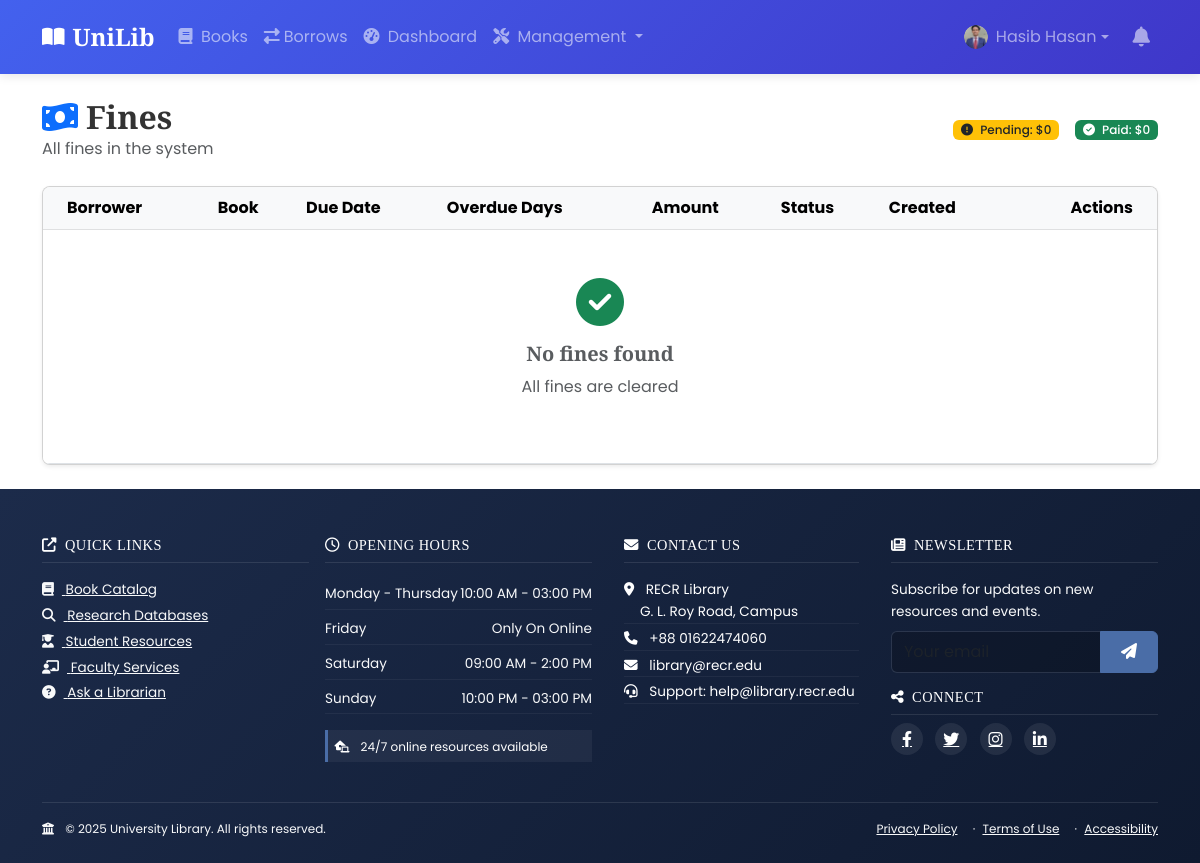
Before: /transactions/fines/ (signed in) with the older database file.
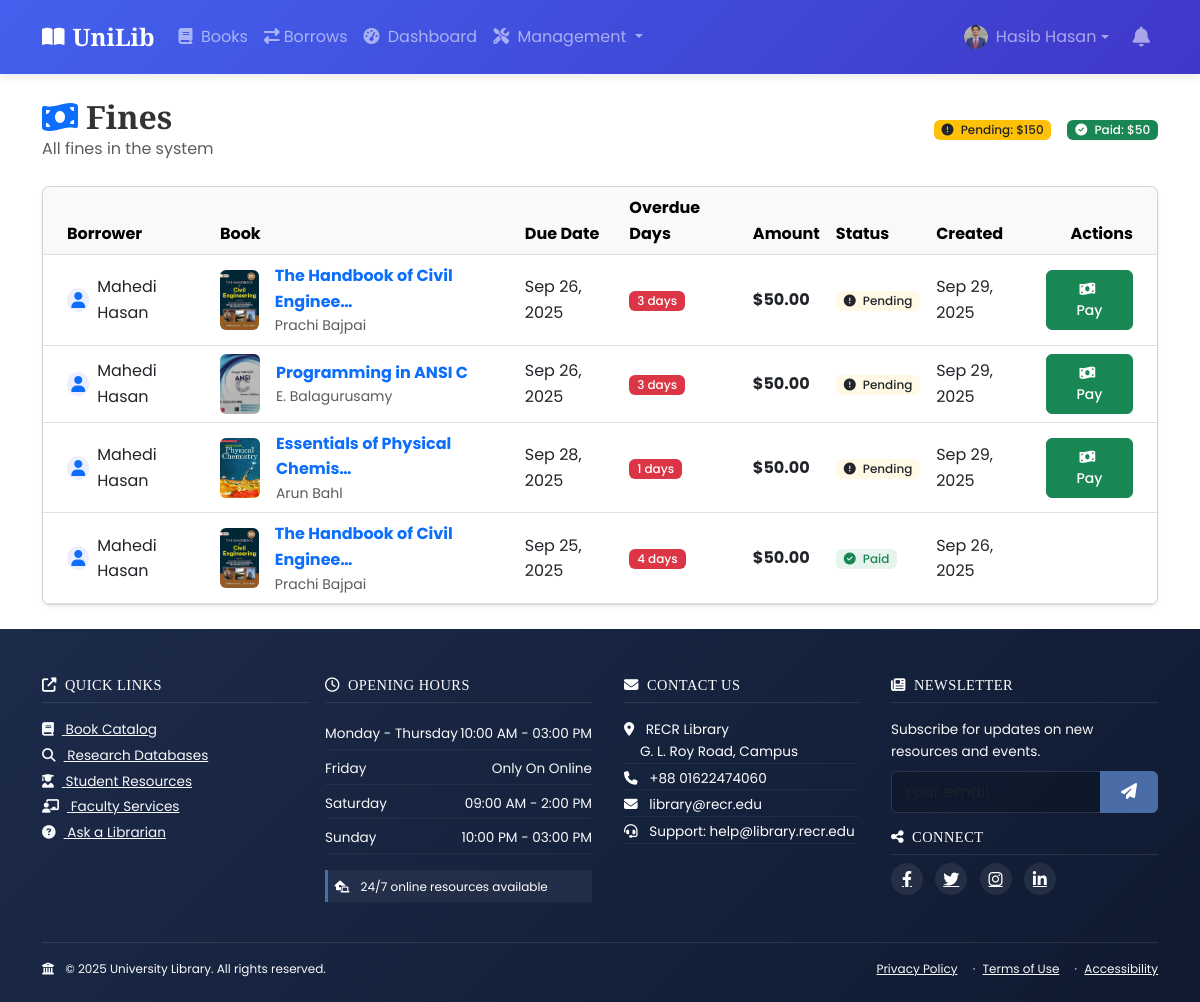
After: the same page with the newer database file.
### transactions/models.py (models this page shows, shortened)
class Fine(models.Model):
    user = models.ForeignKey(User, on_delete=models.CASCADE, related_name='fines')
    borrow = models.OneToOneField(Borrow, on_delete=models.CASCADE, related_name='fine')
    amount = models.DecimalField(max_digits=10, decimal_places=2, validators=[MinValueValidator(0)])
    created_at = models.DateTimeField(auto_now_add=True)
    paid_at = models.DateTimeField(null=True, blank=True)
    is_paid = models.BooleanField(default=False)

class Borrow(models.Model):
    user = models.ForeignKey(User, on_delete=models.CASCADE, related_name='borrows')
    book = models.ForeignKey(Book, on_delete=models.CASCADE, related_name='borrows')
    issued_by = models.ForeignKey(User, on_delete=models.SET_NULL, null=True, related_name='issued_borrows')
    issue_date = models.DateField(auto_now_add=True)
    due_date = models.DateField()
    return_date = models.DateField(null=True, blank=True)
    is_returned = models.BooleanField(default=False)
    @property
    def is_overdue(self):
        return not self.is_returned and timezone.now().date() > self.due_date
    @property
    def overdue_days(self):
        if self.is_overdue:
            return (timezone.now().date() - self.due_date).days
        return 0
    def check_and_create_fine(self):
        if self.is_overdue and not hasattr(self, 'fine'):
            fine_amount = 50
            Fine.objects.get_or_create(
                borrow=self,
                defaults={
                    'user': self.user,
                    'amount': fine_amount,
                    'is_paid': False
                }
            )

### accounts/models.py (models this page shows, shortened)
class User(AbstractUser):
    email = models.EmailField(unique=True)
    class Role(models.TextChoices):
        ADMIN = 'ADMIN', _('Admin')
        LIBRARIAN = 'LIBRARIAN', _('Librarian')
        STUDENT = 'STUDENT', _('Student')
        FACULTY = 'FACULTY', _('Faculty')
    role = models.CharField(max_length=10, choices=Role.choices, default=Role.STUDENT)
    university_id = models.CharField(max_length=20, unique=True)
    phone = models.CharField(max_length=15, blank=True)
    address = models.TextField(blank=True)
    profile_picture = models.ImageField(upload_to='profile_pics/', blank=True, null=True)
    def is_admin(self):
        return self.role == self.Role.ADMIN
    def is_librarian(self):
        return self.role == self.Role.LIBRARIAN
    def get_profile_picture(self):
        if self.profile_picture and hasattr(self.profile_picture, 'url'):
            return self.profile_picture.url
        return '/static/images/default_profile.png'

### books/models.py (models this page shows, shortened)
class Book(models.Model):
    title = models.CharField(max_length=200)
    author = models.CharField(max_length=100)
    isbn = models.CharField('ISBN', max_length=13, unique=True)
    publisher = models.CharField(max_length=100, blank=True)
    category = models.ForeignKey(Category, on_delete=models.SET_NULL, null=True)
    publication_date = models.DateField(null=True, blank=True)
    total_copies = models.PositiveIntegerField(default=1)
    available_copies = models.PositiveIntegerField(default=1)
    cover_image = models.ImageField(upload_to='book_covers/', blank=True, null=True)
    description = models.TextField(blank=True)
    created_at = models.DateTimeField(auto_now_add=True)
    updated_at = models.DateTimeField(auto_now=True)
    class Meta:
        ordering = ['title']

### transactions/views.py (the view)
# urls.py: path('fines/', FineListView.as_view(), name='fine-list'),
class FineListView(LoginRequiredMixin, ListView):
    model = Fine
    template_name = 'transactions/fine_list.html'
    context_object_name = 'fines'
    def get_queryset(self):
        overdue_borrows = Borrow.objects.filter(
            is_returned=False,
            due_date__lt=timezone.now().date()
        )
        for borrow in overdue_borrows:
            borrow.check_and_create_fine()
        if self.request.user.is_admin or self.request.user.is_librarian:
            return Fine.objects.all().order_by('-created_at')
        return Fine.objects.filter(user=self.request.user).order_by('-created_at')
    def get_context_data(self, **kwargs):
        context = super().get_context_data(**kwargs)
        queryset = self.get_queryset()
        total_pending_fines = queryset.filter(is_paid=False).aggregate(
            total=Sum('amount')
        )['total'] or 0
        total_paid_fines = queryset.filter(is_paid=True).aggregate(
            total=Sum('amount')
        )['total'] or 0
        context['total_pending_fines'] = total_pending_fines
        context['total_paid_fines'] = total_paid_fines
        return context

### notifications/utils.py (called while the page is built)
def notification_count(request):
    if request.user.is_authenticated:
        count = Notification.objects.filter(user=request.user, is_read=False).count()
        return {'unread_notification_count': count}
    return {}

### transactions/templates/transactions/fine_list.html (shortened to what the changed rows need)
{% extends 'base.html' %}
{% block content %}
<div class="container py-4 animate__animated animate__fadeIn">
    <div class="d-flex justify-content-between align-items-center mb-4">
        <div>
            <h2 class="mb-0">
                <i class="fas fa-money-bill-wave me-2 text-primary"></i>Fines
            </h2>
        </div>
        <div class="d-flex align-items-center">
            <span class="badge bg-warning text-dark me-3">
                <i class="fas fa-exclamation-circle me-1"></i> Pending: ${{ total_pending_fines }}
            </span>
            <span class="badge bg-success">
                <i class="fas fa-check-circle me-1"></i> Paid: ${{ total_paid_fines }}
            </span>
        </div>
    </div>
    <div class="card shadow-sm">
        <div class="card-body p-0">
            <div class="table-responsive">
                <table class="table table-hover align-middle mb-0">
                    <thead class="table-light">
                        <tr>
                            {% if request.user.is_admin or request.user.is_librarian %}
                            <th class="ps-4">Borrower</th>
                            {% endif %}
                            <th>Book</th>
                            <th>Due Date</th>
                            <th>Overdue Days</th>
                            <th>Amount</th>
                            <th>Status</th>
                            <th>Created</th>
                            {% if request.user.is_admin or request.user.is_librarian %}
                            <th class="pe-4 text-end">Actions</th>
                            {% endif %}
                        </tr>
                    </thead>
                    <tbody>
                        {% for fine in fines %}
                        <tr class="{% if fine.is_paid %}bg-success-10{% else %}bg-warning-10{% endif %}">
                            {% if request.user.is_admin or request.user.is_librarian %}
                            <td class="ps-4">
                                <div class="d-flex align-items-center">
                                    <div class="avatar avatar-sm me-2">
                                        <i class="fas fa-user text-primary"></i>
                                    </div>
                                    {{ fine.user.get_full_name }}
                                </div>
                            </td>
                            {% endif %}
                            <td>
                                <div class="d-flex align-items-center">
                                    {% if fine.borrow.book.cover_image %}
                                    <img src="{{ fine.borrow.book.cover_image.url }}"
                                         class="rounded me-3"
                                         alt="{{ fine.borrow.book.title }}"
                                         style="width: 40px; height: 60px; object-fit: cover;">
                                    {% else %}
                                    <div class="rounded bg-light d-flex align-items-center justify-content-center me-3"
                                         style="width: 40px; height: 60px;">
                                        <i class="fas fa-book text-muted"></i>
                                    </div>
                                    {% endif %}
                                    <div>
                                        <a href="{% url 'book-detail' fine.borrow.book.pk %}"
                                           class="text-primary fw-bold text-decoration-none">
                                            {{ fine.borrow.book.title|truncatechars:30 }}
                                        </a>
                                        <p class="small text-muted mb-0">{{ fine.borrow.book.author }}</p>
                                    </div>
                                </div>
                            </td>
                            <td>{{ fine.borrow.due_date|date:"M d, Y" }}</td>
                            <td>
                                {% if fine.borrow.is_overdue %}
                                <span class="badge bg-danger">
                                    {{ fine.borrow.overdue_days }} days
                                </span>
                                {% else %}
                                <span class="badge bg-success">On time</span>
                                {% endif %}
                            </td>
                            <td class="fw-bold">${{ fine.amount }}</td>
                            <td>
                                {% if fine.is_paid %}
                                <span class="badge bg-success bg-opacity-10 text-success">
                                    <i class="fas fa-check-circle me-1"></i> Paid
                                </span>
                                {% else %}
                                <span class="badge bg-warning bg-opacity-10 text-dark">
                                    <i class="fas fa-exclamation-circle me-1"></i> Pending
                                </span>
                                {% endif %}
                            </td>
                            <td>{{ fine.created_at|date:"M d, Y" }}</td>
                            {% if request.user.is_admin or request.user.is_librarian %}
                            <td class="pe-4 text-end">
                                {% if not fine.is_paid %}
                                <a href="{% url 'pay-fine' fine.pk %}"
                                   class="btn btn-sm btn-success"
                                   data-bs-toggle="tooltip"
                                   title="Mark as paid">
                                    <i class="fas fa-money-bill-wave me-1"></i> Pay
                                </a>
                                {% endif %}
                            </td>
                            {% endif %}
                        </tr>
                        {% empty %}
                        <tr>
                            <td colspan="{% if request.user.is_admin or request.user.is_librarian %}8{% else %}6{% endif %}" class="text-center py-5">
                                <i class="fas fa-check-circle fa-3x text-success mb-3"></i>
                                <h5 class="text-muted">No fines found</h5>
                                <p class="text-muted">All fines are cleared</p>
                            </td>
                        </tr>
                        {% endfor %}
                    </tbody>
                </table>
            </div>
        </div>
    </div>
</div>
{% endblock %}

Changed rows visible on the page:
added Fine: user.get_full_name "Mahedi Hasan", borrow.book.cover_image (picture), borrow.book "The Handbook of Civil Enginee…", borrow.book.author "Prachi Bajpai", borrow.due_date "Sep 26, 2025", borrow.overdue_days "3", amount "50.00", is_paid False (drawn), created_at "Sep 29, 2025"
added Fine: user.get_full_name "Mahedi Hasan", borrow.book.cover_image (picture), borrow.book "Programming in ANSI C", borrow.book.author "E. Balagurusamy", borrow.due_date "Sep 26, 2025", borrow.overdue_days "3", amount "50.00", is_paid False (drawn), created_at "Sep 29, 2025"
added Fine: user.get_full_name "Mahedi Hasan", borrow.book.cover_image (picture), borrow.book "Essentials of Physical Chemis…", borrow.book.author "Arun Bahl", borrow.due_date "Sep 28, 2025", borrow.overdue_days "1", amount "50.00", is_paid False (drawn), created_at "Sep 29, 2025"
added Fine: user.get_full_name "Mahedi Hasan", borrow.book.cover_image (picture), borrow.book "The Handbook of Civil Enginee…", borrow.book.author "Prachi Bajpai", borrow.due_date "Sep 25, 2025", borrow.overdue_days "4", amount "50.00", is_paid True (drawn), created_at "Sep 26, 2025"
Other visible differences:
{{ total_pending_fines }}: "0" → "150"
{{ total_paid_fines }}: "0" → "50"
text no longer shown: "No fines found All fines are cleared"
